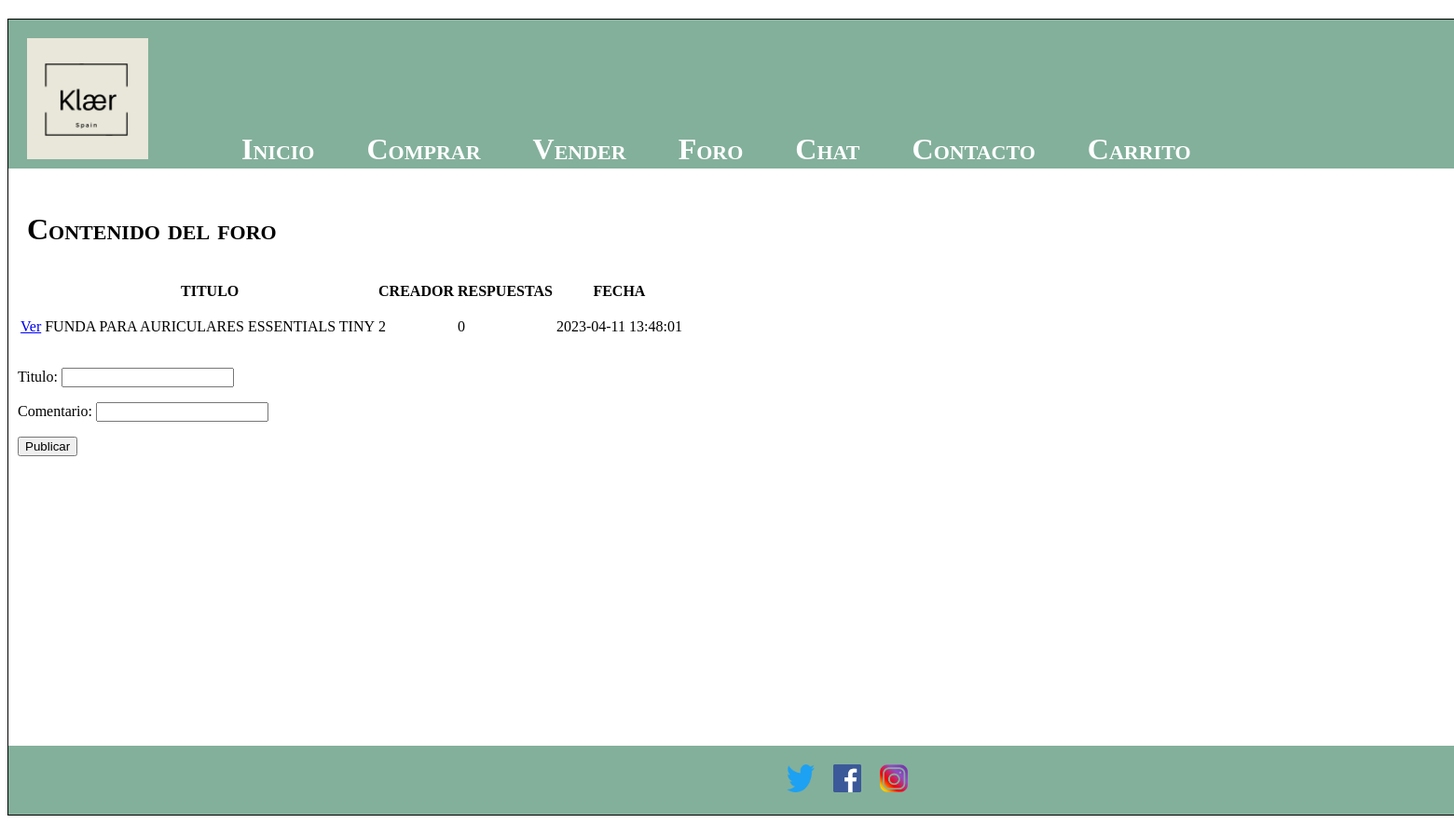
Screenshot of /foro.php with the database file from the repository.
### tables this page shows
CREATE TABLE `foro` (
  `id` int(11) NOT NULL,
  `titulo` varchar(100) NOT NULL,
  `idUsuario` int(11) NOT NULL,
  `mensaje` varchar(2000) NOT NULL,
  `respuestas` int(11) NOT NULL,
  `fecha` datetime NOT NULL
);

### includes/src/Publicacion.php (called while the page is built, shortened)
<?php
class Publicacion {
    public static function cargarPub(){
        $conn=Aplicacion::getInstance()->getConexionBd();
        $sql = "SELECT * FROM foro";
       $result = $conn->query($sql);
        return $result;
    }
}

### foro.php (the view, shortened to what this page needs)
<?php
require_once __DIR__.'/includes/src/Publicacion.php';
$contenidoPrincipal=<<<EOS
	<h1>Contenido del foro</h1>
EOS;
$result = es\klaer\Publicacion::cargarPub();
if(!$result)
	echo 'No se han podido cargar las publicaciones';
else if($result -> num_rows > 0){
	$contenidoPrincipal.=<<<EOS
	<table id="tablaForo">
	<tr>
		<th id="Foro"></th>
		<th>TITULO</th>
		<th>CREADOR</th>
		<th>RESPUESTAS</th>
		<th>FECHA</th>
	</tr>
	EOS;
    while($row= $result->fetch_assoc()) {
		$id = $row['id'];
		$title= $row['titulo'];
		$creador = $row['idUsuario'];
		$respuestas = $row['respuestas'];
		$fecha= $row['fecha'];
		$contenidoPrincipal.=<<<EOS
			<tr>
				<td class="linksForo">
					<p><a href='verPublicacion.php?id=$id'>Ver</a></p>
				</td>
				<td>
					<p>$title</p>
				</td>
				<td>
					<p>$creador</p>
				</td>
				<td>
					<p>$respuestas</p>
				</td>
				<td>
					<p>$fecha</p>
				</td>
			</tr>
		EOS;
	  }
	$contenidoPrincipal.=<<<EOS
		</table>
	EOS;
}
else {
    $contenidoPrincipal.=<<<EOS
      <p>Todavia no hay temas</p>
    EOS;
  }
$contenidoPrincipal.=<<<EOS
    <form method="post" action="crearPublicacion.php">
    <p> Titulo: <input type="text" name="titulo_tema" /> </p>
    <p> Comentario: <input type="text" name="comentario" /> </p>
    <p><input type="submit" name="nuevoTema" value="Publicar"/> </p>
    </form>
EOS;

### css/estilo.css (style rules this page uses)
body { background-color: #ffffff; }
h1 { padding: 10px; font-size: xx-large; font-family: 'Lucida Sans'; font-variant: small-caps; }

### rows the page displays
foro: titulo "FUNDA PARA AURICULARES ESSENTIALS TINY", idUsuario "2", respuestas "0", fecha "2023-04-11 13:48:01"
